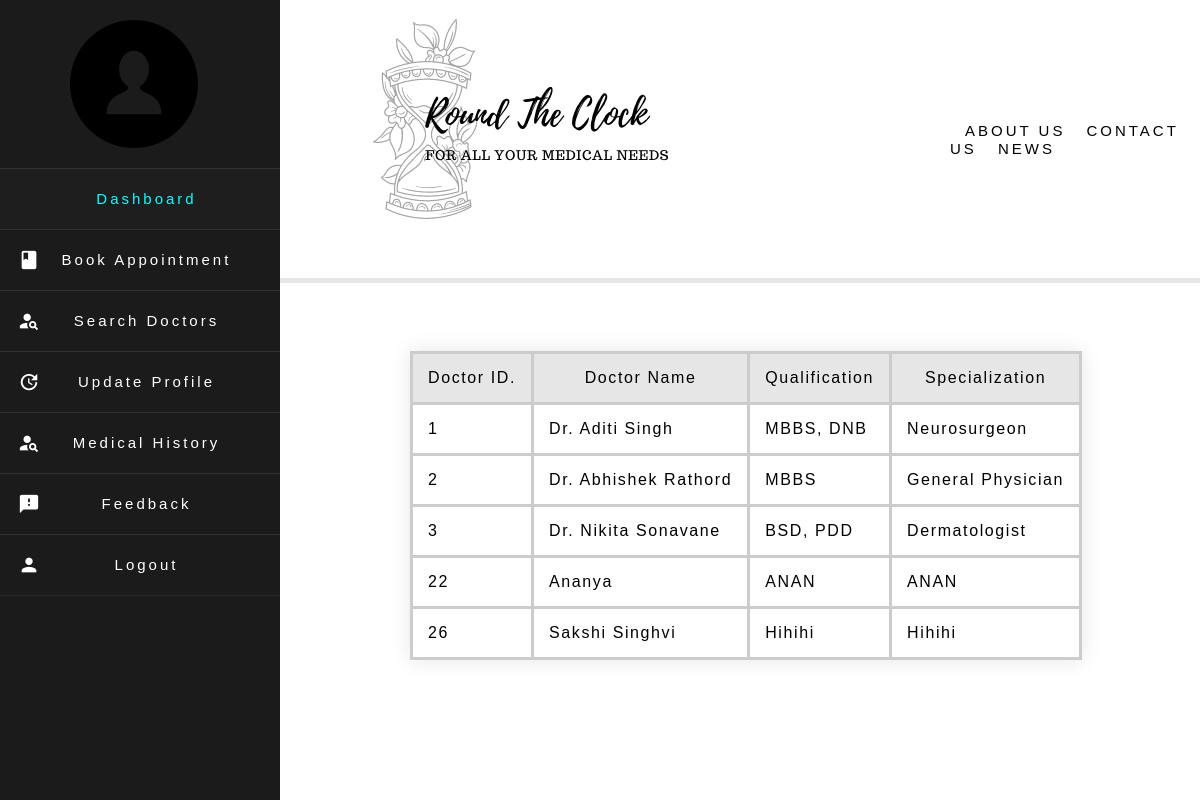
Screenshot of /Patient/Doctors.php with the database file from the repository.
### tables this page shows
CREATE TABLE `doctor_details` (
  `doctor_id` int(20) NOT NULL,
  `Name` varchar(64) NOT NULL,
  `Age` int(3) NOT NULL,
  `Phone` bigint(10) NOT NULL,
  `Email` varchar(64) NOT NULL,
  `Qualification` varchar(64) NOT NULL,
  `Specialization` varchar(64) NOT NULL
);

### Patient/Doctors.php (the view, shortened to what this page needs)
<?php include 'import.php'; ?>
<?php
function OpenCon()
 {
 $dbhost = "localhost";
 $dbuser = "root";
 $dbpass = "13579";
 $db = "roundtheclock";
 $conn = new mysqli($dbhost, $dbuser, $dbpass,$db);
 return $conn;
 }
 $conn = OpenCon();
$result = $conn->query("SELECT `doctor_id`, `Name`,`Qualification`, `Specialization` FROM `doctor_details`");
echo '<div class="center">';
echo '<table class="center1">
      <tr>
          <td class="color1"> Doctor ID. </td>
          <td class="color1"> Doctor Name</td>
          <td class="color1"> Qualification </td>
          <td class="color1"> Specialization </td>
      </tr>';
if ($result->num_rows> 0)
{
  while($row = $result->fetch_assoc())
  {
        $field1name = $row["doctor_id"];
        $field2name = $row["Name"];
        $field3name = $row["Qualification"];
        $field4name = $row["Specialization"];
        echo '<tr>
                  <td>'.$field1name.'</td>
                  <td>'.$field2name.'</td>
                  <td>'.$field3name.'</td>
                  <td>'.$field4name.'</td>
              </tr>';
  }
}
else{
  echo "ERROR-No data.";
}
echo '</div>';
?>

### Patient/import.css (style rules this page uses)
* { margin: 0; padding: 0; user-select: none; box-sizing: border-box; font-family:sans-serif,serif; }
.center { margin-left: 410px; margin-top: 50px; margin-bottom: 50px; }
.center1 { box-shadow: 0 0 20px rgba(0,0,0,0.1); }
.center1, .center1 td { border: 3px solid #cccccc; border-collapse:collapse; padding:15px; }
.color1 { text-align: center; background-color:#e6e6e6; }

### rows the page displays
doctor_details: doctor_id "1", Name "Dr. Aditi Singh", Qualification "MBBS, DNB", Specialization "Neurosurgeon"
doctor_details: doctor_id "2", Name "Dr. Abhishek Rathord", Qualification "MBBS", Specialization "General Physician"
doctor_details: doctor_id "3", Name "Dr. Nikita Sonavane", Qualification "BSD, PDD", Specialization "Dermatologist"
doctor_details: doctor_id "22", Name "Ananya", Qualification "ANAN", Specialization "ANAN"
doctor_details: doctor_id "26", Name "Sakshi Singhvi", Qualification "Hihihi", Specialization "Hihihi"
